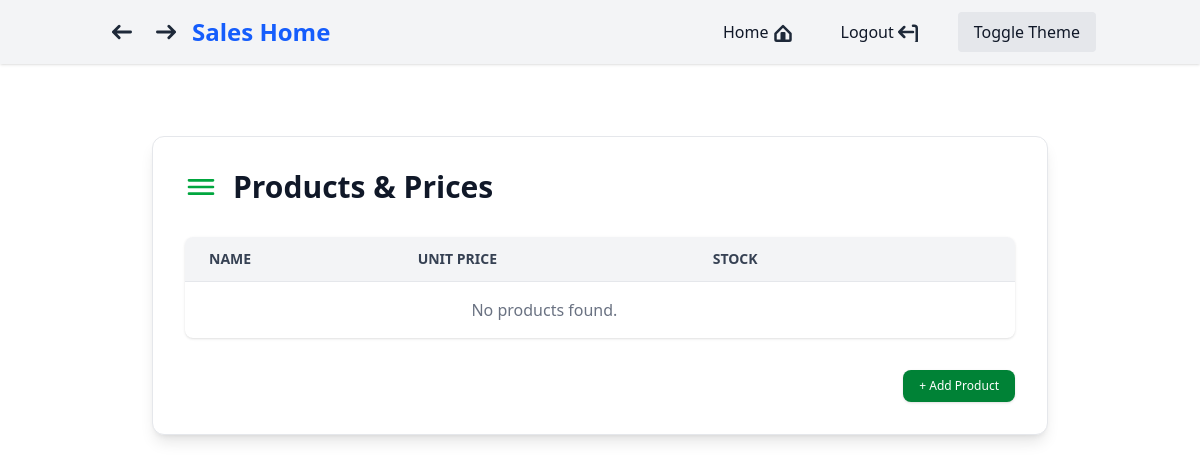
The page /sales/products/ (signed in) on the database as committed earlier.
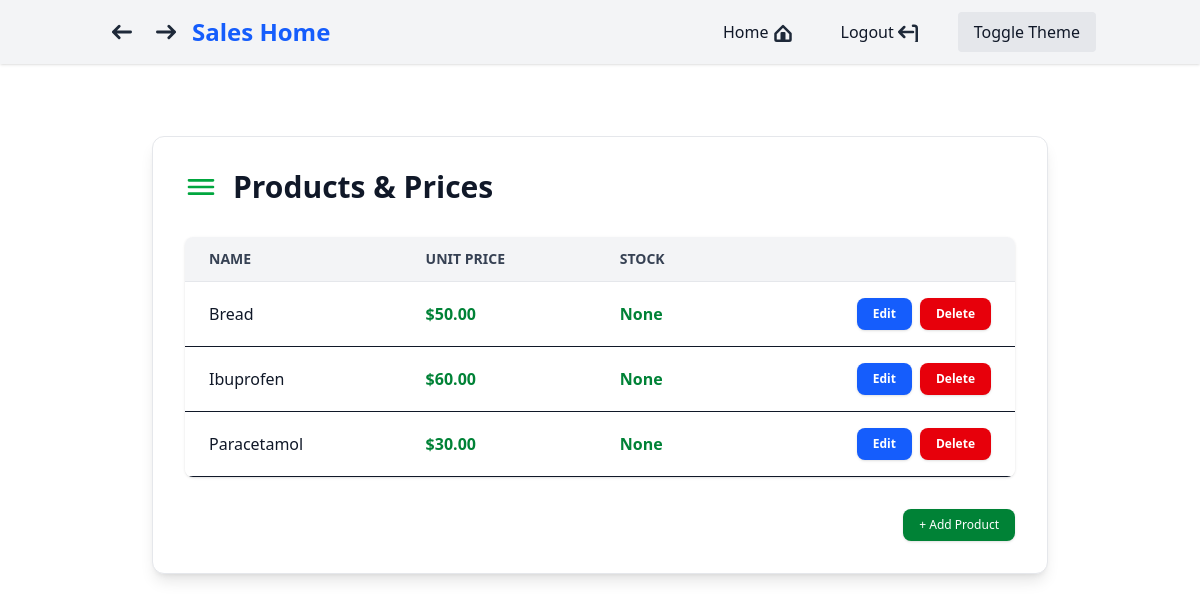
The same page on the database as committed later.
### sales_app/models.py (models this page shows, shortened)
class Product(models.Model):
    name = models.CharField(max_length=100, null=True, blank=True)
    price = models.DecimalField(max_digits=10, decimal_places=2, null=True, blank=True)
    stock = models.IntegerField(null=True, blank=True)
    created_at = models.DateTimeField(auto_now_add=True, null=True, blank=True)

### sales_app/views.py (the view)
# urls.py: path('products/', views.products_list, name='products'),
@login_required
@user_passes_test(is_manager)
def products_list(request):
    products = Product.objects.all().order_by('name')
    return render(request, 'sales_app/products.html', {'products': products})

### sales_app/views.py (called while the page is built)
def is_manager(user):
    return user.is_authenticated and user.groups.filter(name='Managers').exists()

### sales_app/templates/sales_app/products.html
{% extends "core/base.html" %}
{% block content %}
<div class="max-w-4xl mx-auto mt-10 p-8 bg-white dark:bg-gray-900 rounded-xl shadow-lg border border-gray-200 dark:border-gray-700">
    <h2 class="text-3xl font-extrabold mb-8 text-gray-900 dark:text-gray-100 flex items-center gap-2">
        <svg class="w-8 h-8 text-green-600 mr-2" fill="none" stroke="currentColor" stroke-width="2" viewBox="0 0 24 24"><path stroke-linecap="round" stroke-linejoin="round" d="M3 7h18M3 12h18M3 17h18"/></svg>
        Products & Prices
    </h2>
    <table class="min-w-full divide-y divide-gray-200 dark:divide-gray-700 mb-8 rounded-lg overflow-hidden shadow">
        <thead class="bg-gray-100 dark:bg-gray-800">
            <tr>
                <th class="px-6 py-3 text-left text-sm font-semibold text-gray-700 dark:text-gray-300 uppercase">Name</th>
                <th class="px-6 py-3 text-left text-sm font-semibold text-gray-700 dark:text-gray-300 uppercase">Unit Price</th>
                <th class="px-6 py-3 text-left text-sm font-semibold text-gray-700 dark:text-gray-300 uppercase">Stock</th>
                <th class="px-6 py-3"></th>
            </tr>
        </thead>
        <tbody>
            {% for product in products %}
            <tr class="bg-white dark:bg-gray-900 border-b dark:border-gray-800 hover:bg-gray-50 dark:hover:bg-gray-800 transition">
                <td class="px-6 py-4 font-medium text-gray-900 dark:text-gray-100">{{ product.name }}</td>
                <td class="px-6 py-4 text-green-700 dark:text-green-400 font-semibold">${{ product.price }}</td>
                <td class="px-6 py-4 text-green-700 dark:text-green-400 font-semibold">{{ product.stock }}</td>
                <td class="px-6 py-4 text-right flex gap-2 justify-end">
                    <a href="{% url 'edit_product' product.id %}" class="inline-block px-4 py-2 bg-blue-600 hover:bg-blue-700 text-white rounded-lg text-xs font-semibold shadow">Edit</a>
                    <a href="{% url 'delete_product' product.id %}" class="inline-block px-4 py-2 bg-red-600 hover:bg-red-700 text-white rounded-lg text-xs font-semibold shadow">Delete</a>
                </td>
            </tr>
            {% empty %}
            <tr><td colspan="3" class="px-6 py-4 text-center text-gray-500 dark:text-gray-400">No products found.</td></tr>
            {% endfor %}
        </tbody>
    </table>
    <div class="flex justify-end">
        <a href="{% url 'add_product' %}" class="inline-block px-4 py-2 bg-green-700 hover:bg-green-800 text-white font-medium rounded-lg text-xs shadow transition whitespace-nowrap">+ Add Product</a>
    </div>
</div>
{% endblock %}

Rows that differ between the two databases and show on the page:
added Product: name "Bread", price "50.00", stock "None"
added Product: name "Ibuprofen", price "60.00", stock "None"
added Product: name "Paracetamol", price "30.00", stock "None"
Other text that changed with them:
text no longer shown: "No products found."
